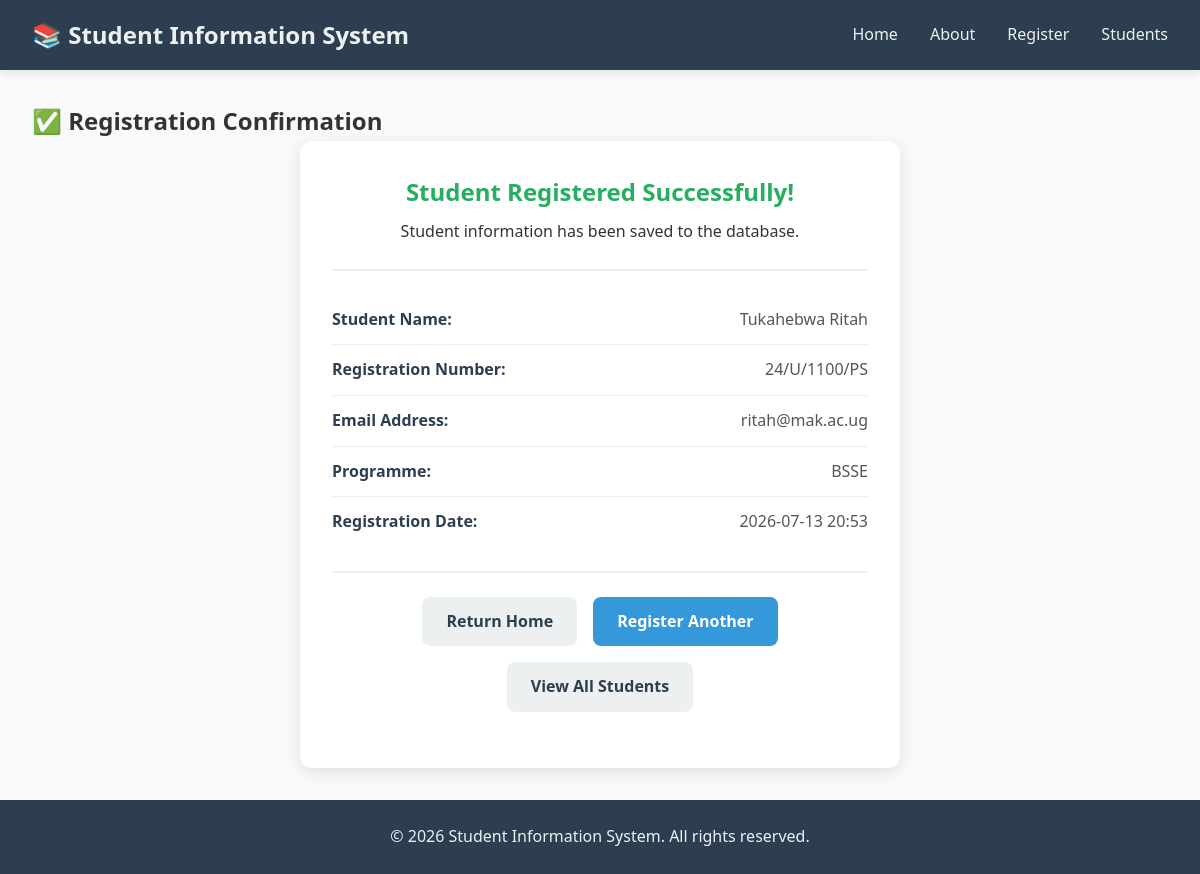
The app's page /student/Tukahebwa Ritah with its own data.
### models.py (models this page shows, shortened)
class Student(db.Model):
    __tablename__ = 'students'
    id = db.Column(db.Integer, primary_key=True)
    student_name = db.Column(db.String(100), nullable=False)
    registration_number = db.Column(db.String(50), unique=True, nullable=False)
    email = db.Column(db.String(100), unique=True, nullable=False)
    programme = db.Column(db.String(100), nullable=False)
    registration_date = db.Column(db.DateTime, default=datetime.utcnow)
    is_active = db.Column(db.Boolean, default=True)

### app.py (the view)
@app.route('/student/<name>')
def student_profile(name):
    students = get_student_by_name(name)
    if students:
        return render_template('confirmation.html', student=students[0])
    else:
        flash('Student not found!', 'error')
        return redirect(url_for('register'))

### database.py (called while the page is built)
def get_student_by_name(name):
    return Student.query.filter(
        Student.student_name.contains(name),
        Student.is_active == True
    ).all()

### templates/confirmation.html (shortened to what this page needs)
{% extends "base.html" %}
{% block content %}
    <section class="confirmation-page">
        <h2>✅ Registration Confirmation</h2>
        <div class="confirmation-card">
            <div class="confirmation-header">
                <h3>Student Registered Successfully!</h3>
                <p>Student information has been saved to the database.</p>
            </div>
            <div class="student-details">
                <div class="detail-item">
                    <span class="detail-label">Student Name:</span>
                    <span class="detail-value">{{ student.student_name }}</span>
                </div>
                <div class="detail-item">
                    <span class="detail-label">Registration Number:</span>
                    <span class="detail-value">{{ student.registration_number }}</span>
                </div>
                <div class="detail-item">
                    <span class="detail-label">Email Address:</span>
                    <span class="detail-value">{{ student.email }}</span>
                </div>
                <div class="detail-item">
                    <span class="detail-label">Programme:</span>
                    <span class="detail-value">{{ student.programme }}</span>
                </div>
                <div class="detail-item">
                    <span class="detail-label">Registration Date:</span>
                    <span class="detail-value">{{ student.registration_date.strftime('%Y-%m-%d %H:%M') }}</span>
                </div>
            </div>
            <div class="confirmation-actions">
                <a href="{{ url_for('home') }}" class="btn btn-secondary">Return Home</a>
                <a href="{{ url_for('register') }}" class="btn btn-primary">Register Another</a>
                <a href="{{ url_for('students_list') }}" class="btn btn-secondary">View All Students</a>
            </div>
        </div>
    </section>
{% endblock %}

### static/style.css (style rules this page uses)
* { margin: 0; padding: 0; box-sizing: border-box; }
body { font-family: 'Segoe UI', Tahoma, Geneva, Verdana, sans-serif; line-height: 1.6; color: #333; background-color: #f8f9fa; min-height: 100vh; display: flex; flex-direction: column; }
.btn { display: inline-block; padding: 0.75rem 1.5rem; border: none; border-radius: 8px; font-size: 1rem; font-weight: 600; cursor: pointer; text-decoration: none; transition: background-color 0.3s ease, transform 0.2s ease; }
.btn-primary { background-color: #3498db; color: white; }
.btn-secondary { background-color: #ecf0f1; color: #2c3e50; }
.confirmation-card { background: white; padding: 2rem; border-radius: 12px; box-shadow: 0 4px 15px rgba(0, 0, 0, 0.1); max-width: 600px; margin: 0 auto; }
.confirmation-header { text-align: center; padding-bottom: 1.5rem; border-bottom: 2px solid #eee; margin-bottom: 1.5rem; }
.confirmation-header h3 { color: #27ae60; font-size: 1.5rem; margin-bottom: 0.5rem; }
.student-details { margin: 1.5rem 0; }
.detail-item { display: flex; justify-content: space-between; padding: 0.75rem 0; border-bottom: 1px solid #eee; }
.detail-item:last-child { border-bottom: none; }
.detail-label { font-weight: 600; color: #2c3e50; }
.detail-value { color: #555; }
.confirmation-actions { display: flex; gap: 1rem; justify-content: center; flex-wrap: wrap; margin: 1.5rem 0; padding-top: 1.5rem; border-top: 2px solid #eee; }

### records on screen
Student: student_name "Tukahebwa Ritah", registration_number "24/U/1100/PS", email "ritah@mak.ac.ug", programme "BSSE", registration_date "2026-07-13 20:53"
